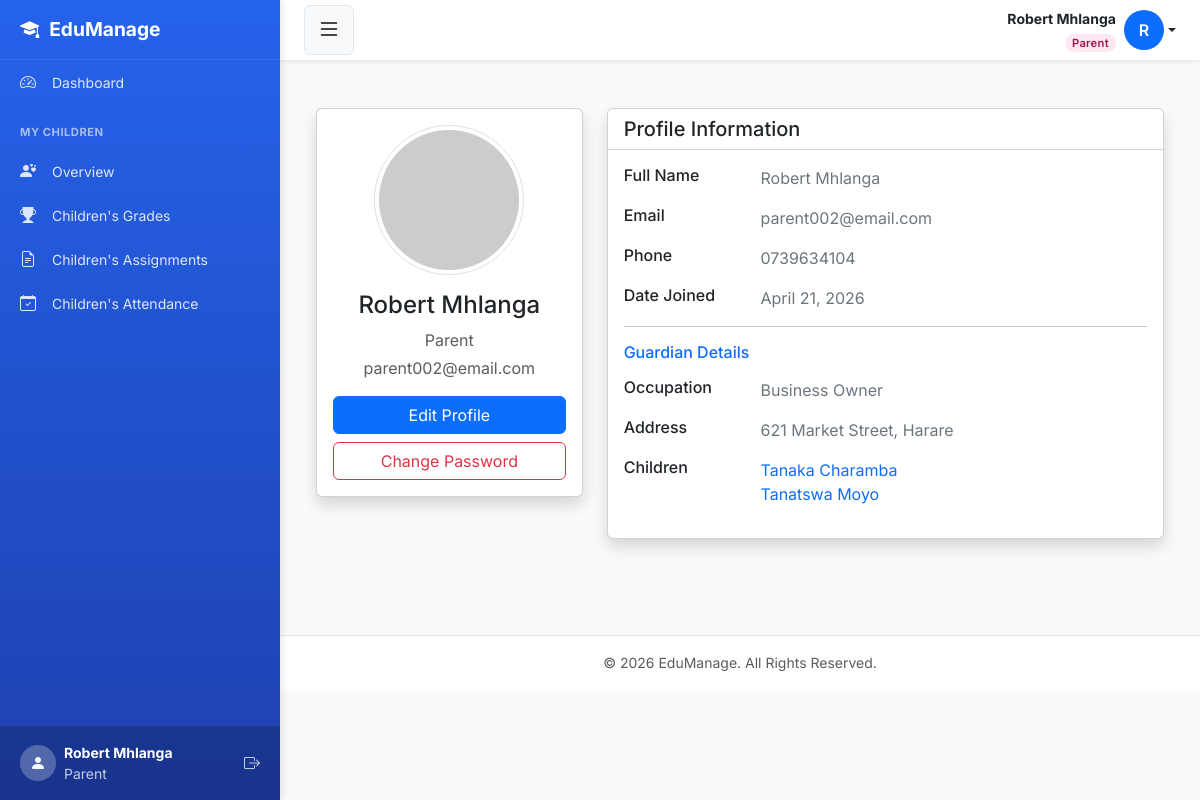
The page /profile/ (signed in) on the database its author committed.
### smsapp/models.py (models this page shows, shortened)
class User(AbstractUser):
    ROLE_CHOICES = [
        ('admin',   'Admin'),
        ('teacher', 'Teacher'),
        ('student', 'Student'),
        ('parent',  'Parent'),
    ]
    role  = models.CharField(max_length=10, choices=ROLE_CHOICES, default='student')
    phone = models.CharField(max_length=20, blank=True, null=True)
    email = models.EmailField(unique=True, blank=True, null=True)
    REQUIRED_FIELDS = ['first_name', 'last_name', 'role']
    class Meta:
        db_table = 'users'

class Parent(models.Model):
    user       = models.OneToOneField(User, on_delete=models.CASCADE, related_name='parent_profile')
    occupation = models.CharField(max_length=100, blank=True, null=True)
    address    = models.TextField(blank=True, null=True)
    created_at = models.DateTimeField(auto_now_add=True)
    class Meta:
        db_table = 'parents'
        ordering = ['user__last_name', 'user__first_name']

class ParentStudent(models.Model):
    RELATIONSHIP_CHOICES = [
        ('father',   'Father'),
        ('mother',   'Mother'),
        ('guardian', 'Guardian'),
        ('other',    'Other'),
    ]
    parent              = models.ForeignKey(Parent, on_delete=models.CASCADE, related_name='student_relationships')
    student             = models.ForeignKey(Student, on_delete=models.CASCADE, related_name='parent_relationships')
    relationship        = models.CharField(max_length=20, choices=RELATIONSHIP_CHOICES)
    is_primary_contact  = models.BooleanField(default=False)
    created_at          = models.DateTimeField(auto_now_add=True)
    class Meta:
        db_table        = 'parent_student'
        unique_together = ['parent', 'student']

class Student(models.Model):
    GENDER_CHOICES = [('M', 'Male'), ('F', 'Female')]
    user              = models.OneToOneField(User, on_delete=models.CASCADE, related_name='student_profile')
    student_id_number = models.CharField(max_length=20, unique=True, blank=True)
    date_of_birth     = models.DateField()
    gender            = models.CharField(max_length=1, choices=GENDER_CHOICES)
    emergency_contact_name         = models.CharField(max_length=100)
    emergency_contact_phone        = models.CharField(max_length=20)
    emergency_contact_relationship = models.CharField(max_length=50)
    medical_notes   = models.TextField(blank=True, null=True)
    blood_group     = models.CharField(max_length=5, blank=True, null=True)
    allergies       = models.TextField(blank=True, null=True)
    admission_date  = models.DateField(default=timezone.now)
    is_active       = models.BooleanField(default=True)
    graduation_date = models.DateField(null=True, blank=True)
    created_at = models.DateTimeField(auto_now_add=True)
    updated_at = models.DateTimeField(auto_now=True)
    class Meta:
        db_table = 'students'
        ordering = ['user__last_name']

### smsapp/views.py (the view, shortened to what this page needs)
# urls.py: path('profile/', views.view_profile, name='view_profile'),
@login_required
def view_profile(request):
    user    = request.user
    context = {'user': user}
    if user.role == 'student':
        try:
            student = user.student_profile
            context['student'] = student
            current_term = Term.objects.filter(is_active=True).first()
            if current_term:
                grades = TermGradeSummary.objects.filter(student=student, term=current_term)
                avg    = grades.aggregate(Avg('average_score'))['average_score__avg']
                context['current_average'] = round(avg, 1) if avg else 0
            else:
                context['current_average'] = 0
            total_att = Attendance.objects.filter(student=student).count()
            if total_att > 0:
                present = Attendance.objects.filter(
                    student=student, status__in=['present', 'late']
                ).count()
                context['attendance_percentage'] = round((present / total_att) * 100, 1)
            else:
                context['attendance_percentage'] = 0
        except Student.DoesNotExist:
            messages.error(request, 'Student profile not found.')
    elif user.role == 'parent':
        try:
            context['parent'] = user.parent_profile
            context['children'] = ParentStudent.objects.filter(
                parent=user.parent_profile
            ).select_related('student__user').prefetch_related('student__enrollments', 'student__enrollments__class_assigned')
        except Parent.DoesNotExist:
            messages.error(request, 'Parent profile not found.')
    return render(request, 'profile/view_profile.html', context)

### smsapp/templates/profile/view_profile.html (shortened to what this page needs)
{% extends 'base.html' %}
{% load static %}
{% block content %}
<div class="container mt-4">
    <div class="row">
        <div class="col-md-4 mb-4">
            <div class="card shadow">
                <div class="card-body text-center">
                    {% if user.profile_picture %}
                        <img src="{{ user.profile_picture.url }}" class="rounded-circle img-thumbnail mb-3" style="width: 150px; height: 150px; object-fit: cover;">
                    {% else %}
                        <img src="https://ui-avatars.com/api/?name={{ user.get_full_name }}&background=random" class="rounded-circle img-thumbnail mb-3" style="width: 150px; height: 150px;">
                    {% endif %}
                    <h4>{{ user.get_full_name }}</h4>
                    <p class="text-muted mb-1">{{ user.get_role_display }}</p>
                    <p class="text-muted font-size-sm">{{ user.email }}</p>
                    <div class="d-grid gap-2 mt-3">
                        <a href="{% url 'edit_profile' %}" class="btn btn-primary">Edit Profile</a>
                        <a href="{% url 'change_password' %}" class="btn btn-outline-danger">Change Password</a>
                    </div>
                </div>
            </div>
        </div>
        <div class="col-md-8">
            <div class="card shadow mb-4">
                <div class="card-header bg-white">
                    <h5 class="mb-0">Profile Information</h5>
                </div>
                <div class="card-body">
                    <div class="row mb-3">
                        <div class="col-sm-3"><h6 class="mb-0">Full Name</h6></div>
                        <div class="col-sm-9 text-secondary">{{ user.get_full_name }}</div>
                    </div>
                    <div class="row mb-3">
                        <div class="col-sm-3"><h6 class="mb-0">Email</h6></div>
                        <div class="col-sm-9 text-secondary">{{ user.email }}</div>
                    </div>
                    <div class="row mb-3">
                        <div class="col-sm-3"><h6 class="mb-0">Phone</h6></div>
                        <div class="col-sm-9 text-secondary">{{ user.phone|default:"Not provided" }}</div>
                    </div>
                    <div class="row mb-3">
                        <div class="col-sm-3"><h6 class="mb-0">Date Joined</h6></div>
                        <div class="col-sm-9 text-secondary">{{ user.date_joined|date:"F d, Y" }}</div>
                    </div>
                    <hr>
                    {% if user.role == 'student' %}
                        <h6 class="text-primary mb-3">Student Details</h6>
                        <div class="row mb-3">
                            <div class="col-sm-3"><h6 class="mb-0">Student ID</h6></div>
                            <div class="col-sm-9 text-secondary">{{ student.student_id_number }}</div>
                        </div>
                        <div class="row mb-3">
                            <div class="col-sm-3"><h6 class="mb-0">Class</h6></div>
                            <div class="col-sm-9 text-secondary">{{ student.current_class.name }}</div>
                        </div>
                        <div class="row mb-3">
                            <div class="col-sm-3"><h6 class="mb-0">Attendance</h6></div>
                            <div class="col-sm-9 text-secondary">{{ attendance_percentage }}%</div>
                        </div>
                        <div class="row mb-3">
                            <div class="col-sm-3"><h6 class="mb-0">Term Avg</h6></div>
                            <div class="col-sm-9 text-secondary">{{ current_average }}%</div>
                        </div>
                    {% elif user.role == 'parent' %}
                        <h6 class="text-primary mb-3">Guardian Details</h6>
                        <div class="row mb-3">
                            <div class="col-sm-3"><h6 class="mb-0">Occupation</h6></div>
                            <div class="col-sm-9 text-secondary">{{ parent.occupation }}</div>
                        </div>
                        <div class="row mb-3">
                            <div class="col-sm-3"><h6 class="mb-0">Address</h6></div>
                            <div class="col-sm-9 text-secondary">{{ parent.address }}</div>
                        </div>
                        <div class="row mb-3">
                            <div class="col-sm-3"><h6 class="mb-0">Children</h6></div>
                            <div class="col-sm-9 text-secondary">
                                {% for child in children %}
                                    <a href="{% url 'student_detail' child.student.id %}" class="text-decoration-none">
                                        {{ child.student.user.get_full_name }}
                                    </a><br>
                                {% empty %}
                                    No children linked.
                                {% endfor %}
                            </div>
                        </div>
                    {% endif %}
                </div>
            </div>
        </div>
    </div>
</div>
{% endblock %}

### smsapp/templates/base.html (shortened to what this page needs)
<!DOCTYPE html>
<html lang="en">
<head>
    <link href="https://cdn.jsdelivr.net/npm/bootstrap@5.3.0/dist/css/bootstrap.min.css" rel="stylesheet">
    <link rel="stylesheet" href="https://cdn.jsdelivr.net/npm/bootstrap-icons@1.11.0/font/bootstrap-icons.css">
    <link rel="stylesheet" href="https://cdnjs.cloudflare.com/ajax/libs/font-awesome/6.4.0/css/all.min.css">
</head>
<body>
<div class="d-flex" id="wrapper">
    <div id="sidebar-wrapper">
        <div class="sidebar-heading">
            <i class="bi bi-mortarboard-fill"></i> EduManage
        </div>
        <div class="sidebar-nav">
            {% if user.role == 'admin' %}
                <a href="{% url 'admin_dashboard' %}" class="list-group-item list-group-item-action">
                    <i class="bi bi-speedometer2"></i> Dashboard
                </a>
            {% elif user.role == 'teacher' %}
                <a href="{% url 'teacher_dashboard' %}" class="list-group-item list-group-item-action">
                    <i class="bi bi-speedometer2"></i> Dashboard
                </a>
            {% elif user.role == 'student' %}
                <a href="{% url 'student_dashboard' %}" class="list-group-item list-group-item-action">
                    <i class="bi bi-speedometer2"></i> Dashboard
                </a>
            {% elif user.role == 'parent' %}
                <a href="{% url 'parent_dashboard' %}" class="list-group-item list-group-item-action">
                    <i class="bi bi-speedometer2"></i> Dashboard
                </a>
            {% endif %}
            {% if user.role == 'parent' %}
                <div class="sidebar-heading-text">My Children</div>
                <a href="{% url 'parent_dashboard' %}" class="list-group-item list-group-item-action">
                    <i class="bi bi-person-hearts"></i> Overview
                </a>
                <a href="{% url 'parent_grades' %}" class="list-group-item list-group-item-action">
                    <i class="bi bi-trophy-fill"></i> Children's Grades
                </a>
                <a href="{% url 'assignment_list' %}" class="list-group-item list-group-item-action">
                    <i class="bi bi-file-earmark-text"></i> Children's Assignments
                </a>
                <a href="{% url 'attendance_history' %}" class="list-group-item list-group-item-action">
                    <i class="bi bi-calendar-check"></i> Children's Attendance
                </a>
            {% endif %}
        </div>
        <div class="sidebar-footer">
            <div class="d-flex align-items-center">
                <div class="rounded-circle bg-white bg-opacity-25 d-flex align-items-center justify-content-center me-2"
                     style="width: 36px; height: 36px;">
                    <i class="bi bi-person-fill"></i>
                </div>
                <div class="flex-grow-1">
                    <div class="small fw-bold">{{ user.get_full_name|default:user.username }}</div>
                    <div class="small opacity-75">{{ user.get_role_display }}</div>
                </div>
                <a href="{% url 'logout' %}" class="text-white text-decoration-none opacity-75 hover-opacity-100">
                    <i class="bi bi-box-arrow-right"></i>
                </a>
            </div>
        </div>
    </div>
    <div id="page-content-wrapper">
        <nav class="top-navbar">
            <button class="btn btn-light" id="sidebarToggle" aria-label="Toggle sidebar">
                <i class="bi bi-list fs-4"></i>
            </button>
            <div class="dropdown">
                <a href="#"
                   class="d-flex align-items-center text-decoration-none dropdown-toggle text-dark"
                   id="userDropdown"
                   data-bs-toggle="dropdown"
                   aria-expanded="false">
                    <div class="me-2 text-end d-none d-lg-block">
                        <div class="fw-bold small">
                            {{ user.get_full_name|default:user.username }}
                        </div>
                        <span class="role-badge {{ user.role }}">
                            {{ user.get_role_display }}
                        </span>
                    </div>
                    <div class="rounded-circle bg-primary text-white d-flex align-items-center justify-content-center"
                         style="width:40px;height:40px;font-weight:600;flex-shrink:0;">
                        {{ user.first_name|first|default:user.username|first|upper }}
                    </div>
                </a>
            </div>
        </nav>
        <div class="container-fluid p-4">
            {% block content %}{% endblock %}
        </div>
        <footer class="bg-white text-center py-3 mt-5 border-top">
            <div class="container text-muted small">
                &copy; {% now "Y" %} EduManage. All Rights Reserved.
            </div>
        </footer>
    </div>
</div>
</body>
</html>

### rows shown on the page
User: get_full_name "Robert Mhlanga", role "Parent", first_name|first "R", email "parent002@email.com", phone "0739634104", date_joined "April 21, 2026"
Parent: occupation "Business Owner", address "621 Market Street, Harare"
ParentStudent: student.user.get_full_name "Tanaka Charamba"
ParentStudent: student.user.get_full_name "Tanatswa Moyo"
